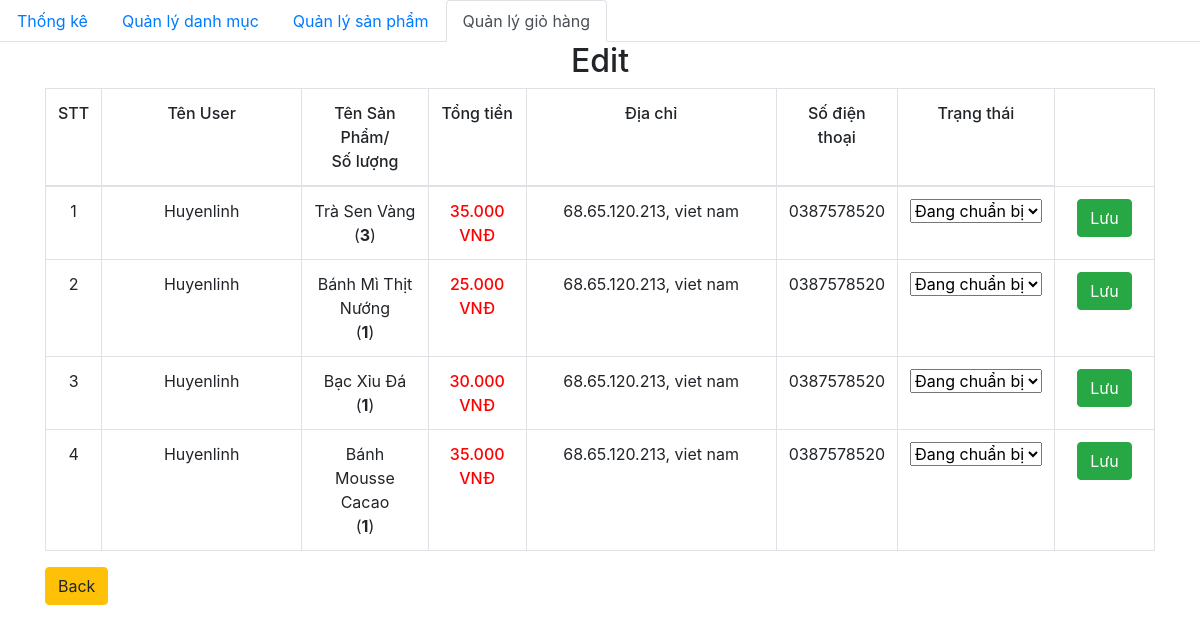
The page /admin/edit.php?order_id=143 on the database its author committed.
### tables this page shows
CREATE TABLE `order_details` (
    `id` int(11) NOT NULL,
    `order_id` int(11) NOT NULL,
    `product_id` int(11) NOT NULL,
    `id_user` int(11) NOT NULL,
    `num` int(11) NOT NULL,
    `price` float NOT NULL,
    `status` varchar(255) NOT NULL
  );

CREATE TABLE `orders` (
    `id` int(11) NOT NULL,
    `fullname` varchar(100) NOT NULL,
    `phone_number` varchar(20) NOT NULL,
    `email` varchar(150) NOT NULL,
    `address` varchar(200) NOT NULL,
    `note` varchar(255) DEFAULT NULL,
    `order_date` datetime DEFAULT NULL
  );

CREATE TABLE `product` (
    `id` int(11) NOT NULL,
    `title` varchar(200) NOT NULL,
    `price` float NOT NULL,
    `number` float NOT NULL,
    `thumbnail` varchar(500) NOT NULL,
    `content` longtext NOT NULL,
    `id_category` int(11) NOT NULL,
    `created_at` datetime DEFAULT NULL,
    `updated_at` datetime DEFAULT NULL
  );

### admin/database/dbhelper.php (called while the page is built, shortened)
<?php
function executeResult($sql)
{
	$con = mysqli_connect(HOST, USERNAME, PASSWORD, DATABASE);
	mysqli_set_charset($con, "utf8");
	$result = mysqli_query($con, $sql);
	$data   = [];
	while ($row = mysqli_fetch_array($result, 1)) {
		$data[] = $row;
	}
	return $data;
}

### admin/edit.php (the view, shortened to what this page needs)
<?php
require_once('database/dbhelper.php');
?>
<!DOCTYPE html>
<html>
<head>
    <link rel="stylesheet" href="https://maxcdn.bootstrapcdn.com/bootstrap/4.4.1/css/bootstrap.min.css">
    <link href="https://cdn.jsdelivr.net/npm/summernote@0.8.18/dist/summernote.min.css" rel="stylesheet">
</head>
<body>
    <ul class="nav nav-tabs">
        <li class="nav-item">
            <a class="nav-link" href="category/index.php">Thống kê</a>
        </li>
        <li class="nav-item">
            <a class="nav-link" href="category/index.php">Quản lý danh mục</a>
        </li>
        <li class="nav-item">
            <a class="nav-link" href="product/">Quản lý sản phẩm</a>
        </li>
        <li class="nav-item ">
            <a class="nav-link active" href="dashboard.php">Quản lý giỏ hàng</a>
        </li>
    </ul>
    <div class="container">
        <div class="panel panel-primary">
            <div class="panel-heading">
                <h2 class="text-center">Edit</h2>
            </div>
            <div class="panel-body">
                <form action="" method="POST">
                    <table class="table table-bordered table-hover">
                        <thead>
                            <tr style="font-weight: 500;text-align: center;">
                                <td width="50px">STT</td>
                                <td width="200px">Tên User</td>
                                <td>Tên Sản Phẩm/<br>Số lượng</td>
                                <td>Tổng tiền</td>
                                <td width="250px">Địa chỉ</td>
                                <td>Số điện thoại</td>
                                <td>Trạng thái</td>
                            </tr>
                        </thead>
                        <tbody>
                            <?php
                            try {
                                if (isset($_GET['order_id'])) {
                                    $order_id = $_GET['order_id'];
                                }
                                $count = 0;
                                $sql = "SELECT * from orders, order_details, product
                                where order_details.order_id=orders.id and product.id=order_details.product_id and order_id=$order_id";
                                $order_details_List = executeResult($sql);
                                foreach ($order_details_List as $item) {
                                    echo '
                                        <tr style="text-align: center;">
                                            <td width="50px">' . (++$count) . '</td>
                                            <td style="text-align:center">' . $item['fullname'] . '</td>
                                            <td>' . $item['title'] . '<br>(<strong>' . $item['num'] . '</strong>)</td>
                                            <td class="b-500 red">' . number_format($item['price'], 0, ',', '.') . '<span> VNĐ</span></td>
                                            <td width="100px">' . $item['address'] . '</td>
                                            <td width="100px">' . $item['phone_number'] . '</td>
                                            <td>
                                                <select name="status" id="status" onchange="status(' . $item['order_id'] . ')">
                                                    <option value="Đang chuẩn bị">Đang chuẩn bị</option>
                                                    <option value="Đang giao">Đang giao</option>
                                                    <option value="Đã nhận hàng">Đã nhận hàng</option>
                                                    <option value="Đã hủy">Đã hủy</option>
                                                </select>
                                            </td>
                                            <td width="100px">
                                                <button class="btn btn-success">Lưu</button>
                                            </td>
                                        </tr>
                                    ';
                                }
                            } catch (Exception $e) {
                                die("Lỗi thực thi sql: " . $e->getMessage());
                            }
                            ?>
                        </tbody>
                    </table>
                    <a href="dashboard.php" class="btn btn-warning">Back</a>
                </form>
            </div>
        </div>
    </div>
</body>
</html>

### admin/edit.php (style rules this page uses)
.b-500 { font-weight: 500; }
.red { color: red; }

### rows shown on the page
order_details: order.fullname "Huyenlinh", product.title "Trà Sen Vàng", num "3", price "35.000", order.address "68.65.120.213, viet nam", order.phone_number "0387578520", status "Đang chuẩn bị"
order_details: order.fullname "Huyenlinh", product.title "Bánh Mì Thịt Nướng", num "1", price "25.000", order.address "68.65.120.213, viet nam", order.phone_number "0387578520", status "Đang chuẩn bị"
order_details: order.fullname "Huyenlinh", product.title "Bạc Xỉu Đá", num "1", price "30.000", order.address "68.65.120.213, viet nam", order.phone_number "0387578520", status "Đang chuẩn bị"
order_details: order.fullname "Huyenlinh", product.title "Bánh Mousse Cacao", num "1", price "35.000", order.address "68.65.120.213, viet nam", order.phone_number "0387578520", status "Đang chuẩn bị"
